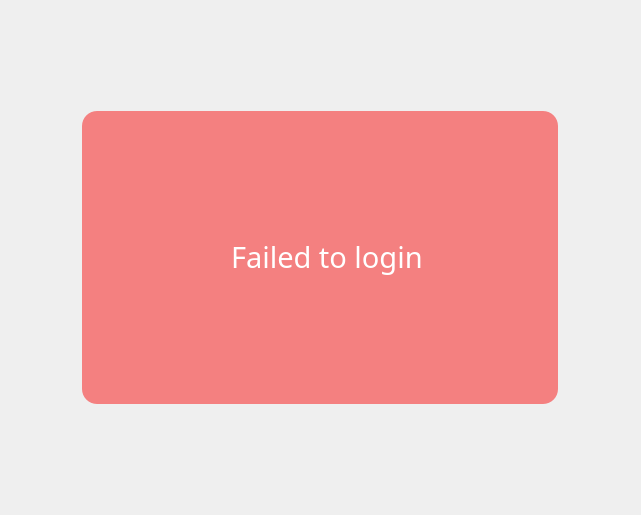
<?xml version="1.0" encoding="UTF-8"?>
<ui version="4.0">
 <class>LoginFail</class>
 <widget class="QWidget" name="LoginFail">
  <property name="geometry">
   <rect>
    <x>0</x>
    <y>0</y>
    <width>641</width>
    <height>515</height>
   </rect>
  </property>
  <property name="sizePolicy">
   <sizepolicy hsizetype="Minimum" vsizetype="Minimum">
    <horstretch>0</horstretch>
    <verstretch>0</verstretch>
   </sizepolicy>
  </property>
  <property name="maximumSize">
   <size>
    <width>999999</width>
    <height>999999</height>
   </size>
  </property>
  <property name="windowTitle">
   <string>Form</string>
  </property>
  <property name="styleSheet">
   <string notr="true"/>
  </property>
  <layout class="QHBoxLayout" name="horizontalLayout">
   <item>
    <widget class="QWidget" name="redFailWidget" native="true">
     <property name="sizePolicy">
      <sizepolicy hsizetype="Preferred" vsizetype="Preferred">
       <horstretch>0</horstretch>
       <verstretch>0</verstretch>
      </sizepolicy>
     </property>
     <property name="minimumSize">
      <size>
       <width>1</width>
       <height>0</height>
      </size>
     </property>
     <property name="maximumSize">
      <size>
       <width>476</width>
       <height>293</height>
      </size>
     </property>
     <property name="styleSheet">
      <string notr="true">background: #F48080;
border-radius: 15px;
color: white;</string>
     </property>
     <layout class="QHBoxLayout" name="horizontalLayout_2">
      <item>
       <spacer name="horizontalSpacer">
        <property name="orientation">
         <enum>Qt::Horizontal</enum>
        </property>
        <property name="sizeHint" stdset="0">
         <size>
          <width>40</width>
          <height>20</height>
         </size>
        </property>
       </spacer>
      </item>
      <item>
       <widget class="QLabel" name="label_2">
        <property name="sizePolicy">
         <sizepolicy hsizetype="Maximum" vsizetype="Maximum">
          <horstretch>0</horstretch>
          <verstretch>0</verstretch>
         </sizepolicy>
        </property>
        <property name="text">
         <string/>
        </property>
        <property name="pixmap">
         <pixmap resource="resources.qrc">:/static/exclamation_white.png</pixmap>
        </property>
        <property name="alignment">
         <set>Qt::AlignRight|Qt::AlignTrailing|Qt::AlignVCenter</set>
        </property>
       </widget>
      </item>
      <item>
       <widget class="QLabel" name="label">
        <property name="sizePolicy">
         <sizepolicy hsizetype="Maximum" vsizetype="Maximum">
          <horstretch>0</horstretch>
          <verstretch>0</verstretch>
         </sizepolicy>
        </property>
        <property name="font">
         <font>
          <family>Lexend</family>
          <pointsize>22</pointsize>
         </font>
        </property>
        <property name="text">
         <string>Failed to login</string>
        </property>
        <property name="alignment">
         <set>Qt::AlignLeading|Qt::AlignLeft|Qt::AlignVCenter</set>
        </property>
       </widget>
      </item>
      <item>
       <spacer name="horizontalSpacer_2">
        <property name="orientation">
         <enum>Qt::Horizontal</enum>
        </property>
        <property name="sizeHint" stdset="0">
         <size>
          <width>40</width>
          <height>20</height>
         </size>
        </property>
       </spacer>
      </item>
     </layout>
    </widget>
   </item>
  </layout>
 </widget>
 <resources>
  <include location="resources.qrc"/>
 </resources>
 <connections/>
</ui>
